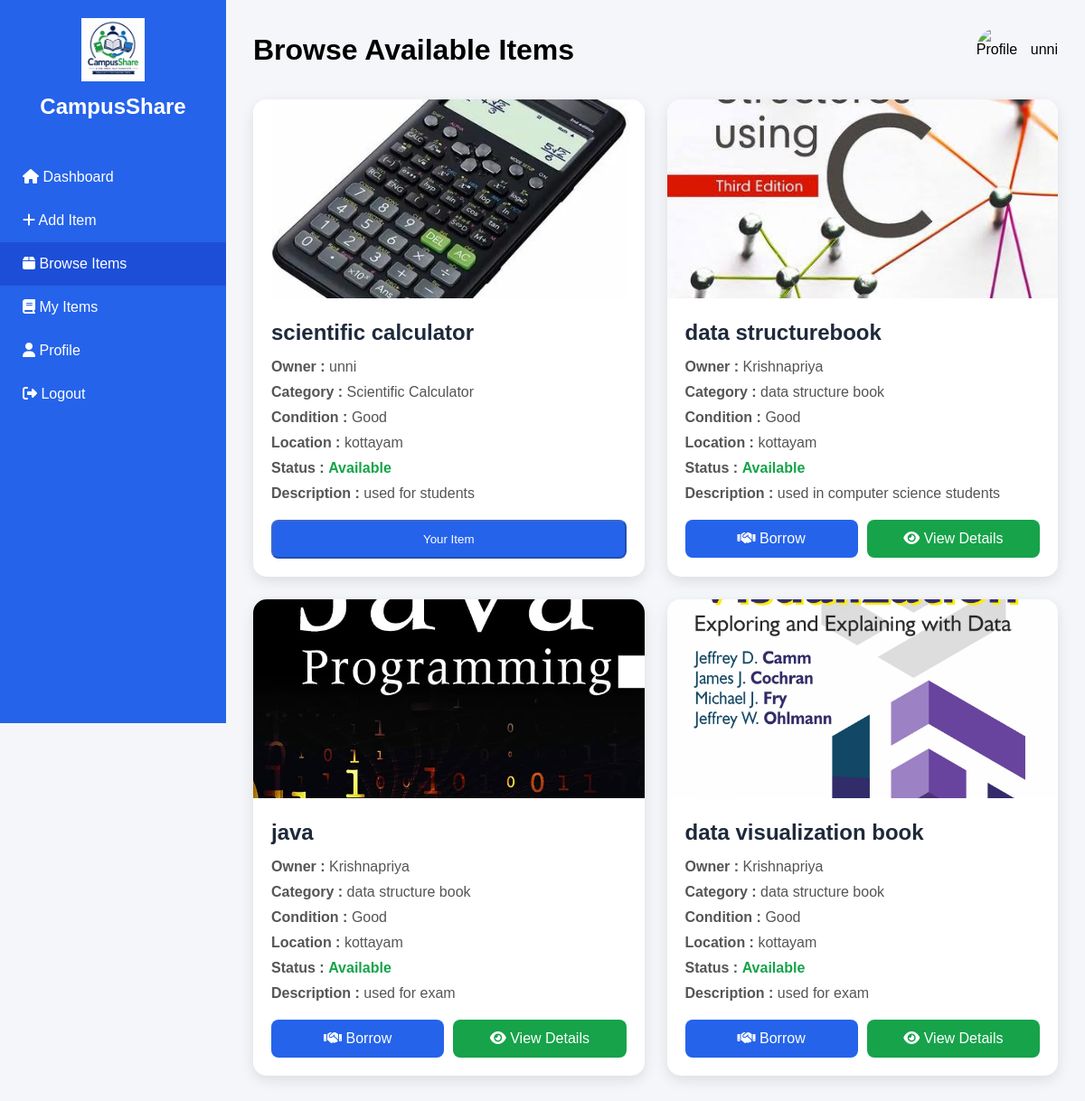
The app's page /browse_items.php (signed in) with its own data.
### tables this page shows
CREATE TABLE `users` (
  `user_id` int(11) NOT NULL,
  `full_name` varchar(100) NOT NULL,
  `email` varchar(100) NOT NULL,
  `phone` varchar(15) DEFAULT NULL,
  `department` varchar(50) DEFAULT NULL,
  `year_of_study` varchar(20) DEFAULT NULL,
  `password` varchar(255) NOT NULL,
  `security_question` varchar(255) NOT NULL,
  `security_answer` varchar(255) NOT NULL,
  `profile_image` varchar(255) DEFAULT NULL,
  `created_at` timestamp NOT NULL DEFAULT current_timestamp()
);

CREATE TABLE `items` (
  `item_id` int(11) NOT NULL,
  `user_id` int(11) NOT NULL,
  `category_id` int(11) NOT NULL,
  `item_name` varchar(100) NOT NULL,
  `description` text DEFAULT NULL,
  `item_condition` varchar(50) DEFAULT NULL,
  `availability` enum('Available','Borrowed') DEFAULT 'Available',
  `location` varchar(100) DEFAULT NULL,
  `image` varchar(255) DEFAULT NULL,
  `created_at` timestamp NOT NULL DEFAULT current_timestamp()
);

CREATE TABLE `categories` (
  `category_id` int(11) NOT NULL,
  `category_name` varchar(100) NOT NULL
);

### browse_items.php (the view, shortened to what this page needs)
<?php
include("includes/db.php");
$user_id = $_SESSION['user_id'];
$user_query = mysqli_query($conn, "SELECT * FROM users WHERE user_id='$user_id'");
$user = mysqli_fetch_assoc($user_query);
$item_query = mysqli_query($conn, "
SELECT
    items.*,
    users.full_name,
    categories.category_name
FROM items
INNER JOIN users
    ON items.user_id = users.user_id
INNER JOIN categories
    ON items.category_id = categories.category_id
WHERE items.availability='Available'
ORDER BY items.item_id DESC
");
?>
<!DOCTYPE html>
<html lang="en">
<head>
<link rel="stylesheet" href="css/browse_items.css">
<link rel="stylesheet"
href="https://cdnjs.cloudflare.com/ajax/libs/font-awesome/6.5.2/css/all.min.css">
</head>
<body>
<div class="sidebar">
<div class="logo">
<img src="images/logo.png" alt="Logo">
<h2>CampusShare</h2>
</div>
<ul>
<li>
<a href="dashboard.php">
<i class="fa fa-house"></i>
Dashboard
</a>
</li>
<li>
<a href="add_item.php">
<i class="fa fa-plus"></i>
Add Item
</a>
</li>
<li class="active">
<a href="browse_items.php">
<i class="fa fa-box"></i>
Browse Items
</a>
</li>
<li>
<a href="my_items.php">
<i class="fa fa-book"></i>
My Items
</a>
</li>
<li>
<a href="profile.php">
<i class="fa fa-user"></i>
Profile
</a>
</li>
<li>
<a href="logout.php">
<i class="fa fa-right-from-bracket"></i>
Logout
</a>
</li>
</ul>
</div>
<div class="main">
<header>
<h1>Browse Available Items</h1>
<div class="profile">
<img src="images/default.png" alt="Profile">
<span><?php echo htmlspecialchars($user['full_name']); ?></span>
</div>
</header>
<div class="items-container">
    <?php
if(mysqli_num_rows($item_query) > 0)
{
while($item = mysqli_fetch_assoc($item_query))
{
?>
<div class="item-card">
<div class="item-image">
<?php
if(!empty($item['image']) && file_exists("uploads/items/".$item['image']))
{
?>
<img src="uploads/items/<?php echo htmlspecialchars($item['image']); ?>" alt="Item">
<?php
}
else
{
?>
<img src="images/default.png" alt="No Image">
<?php
}
?>
</div>
<div class="item-details">
<h2><?php echo htmlspecialchars($item['item_name']); ?></h2>
<p>
<strong>Owner :</strong>
<?php echo htmlspecialchars($item['full_name']); ?>
</p>
<p>
<strong>Category :</strong>
<?php echo htmlspecialchars($item['category_name']); ?>
</p>
<p>
<strong>Condition :</strong>
<?php echo htmlspecialchars($item['item_condition']); ?>
</p>
<p>
<strong>Location :</strong>
<?php echo htmlspecialchars($item['location']); ?>
</p>
<p>
<strong>Status :</strong>
<span class="status">
<?php echo htmlspecialchars($item['availability']); ?>
</span>
</p>
<p>
<strong>Description :</strong>
<?php echo nl2br(htmlspecialchars($item['description'])); ?>
</p>
<div class="buttons">
<?php
if($item['user_id'] == $user_id)
{
?>
<button class="borrow-btn" disabled>
Your Item
</button>
<?php
}
else
{
?>
<a href="borrow_request.php?item_id=<?php echo $item['item_id']; ?>" class="borrow-btn">
<i class="fa fa-handshake"></i>
Borrow
</a>
<a href="item_details.php?item_id=<?php echo $item['item_id']; ?>" class="view-btn">
<i class="fa fa-eye"></i>
View Details
</a>
<?php
}
?>
</div>
</div>
</div>
<?php
}
}
?>
</div>
</div>
</body>
</html>

### css/browse_items.css (style rules this page uses)
* { margin:0; padding:0; box-sizing:border-box; font-family:'Poppins',sans-serif; }
body { display:flex; background:#f4f6f9; }
.sidebar { width:250px; height:100vh; background:#2563eb; position:fixed; left:0; top:0; color:#fff; }
.logo { text-align:center; padding:20px; }
.logo img { width:70px; }
.logo h2 { margin-top:10px; }
.sidebar ul { list-style:none; margin-top:20px; }
.sidebar ul li a { display:block; padding:15px 25px; color:#fff; text-decoration:none; transition:.3s; }
.sidebar ul li a:hover, .sidebar ul li.active a { background:#1d4ed8; }
.main { margin-left:250px; width:calc(100% - 250px); padding:30px; }
header { display:flex; justify-content:space-between; align-items:center; margin-bottom:30px; }
.profile { display:flex; align-items:center; gap:10px; }
.profile img { width:50px; height:50px; border-radius:50%; }
.items-container { display:grid; grid-template-columns:repeat(auto-fill,minmax(330px,1fr)); gap:25px; }
.item-card { background:#fff; border-radius:15px; overflow:hidden; box-shadow:0 5px 15px rgba(0,0,0,.1); transition:.3s; }
.item-image img { width:100%; height:220px; object-fit:cover; }
.item-details { padding:20px; }
.item-details h2 { color:#1e293b; margin-bottom:15px; }
.item-details p { margin-bottom:10px; color:#555; }
.status { color:#16a34a; font-weight:bold; }
.buttons { display:flex; gap:10px; margin-top:20px; }
.borrow-btn, .view-btn { flex:1; text-align:center; text-decoration:none; color:#fff; padding:12px; border-radius:8px; transition:.3s; }
.borrow-btn { background:#2563eb; }
.view-btn { background:#16a34a; }

### records on screen
users: full_name "unni"
items: image (picture), item_name "scientific calculator", user.full_name "unni", category.category_name "Scientific Calculator", item_condition "Good", location "kottayam", availability "Available", description "used for students", shows "Your Item"
items: image (picture), item_name "data structurebook", user.full_name "Krishnapriya", category.category_name "data structure book", item_condition "Good", location "kottayam", availability "Available", description "used in computer science students"
items: image (picture), item_name "java", user.full_name "Krishnapriya", category.category_name "data structure book", item_condition "Good", location "kottayam", availability "Available", description "used for exam"
items: image (picture), item_name "data visualization book", user.full_name "Krishnapriya", category.category_name "data structure book", item_condition "Good", location "kottayam", availability "Available", description "used for exam"
